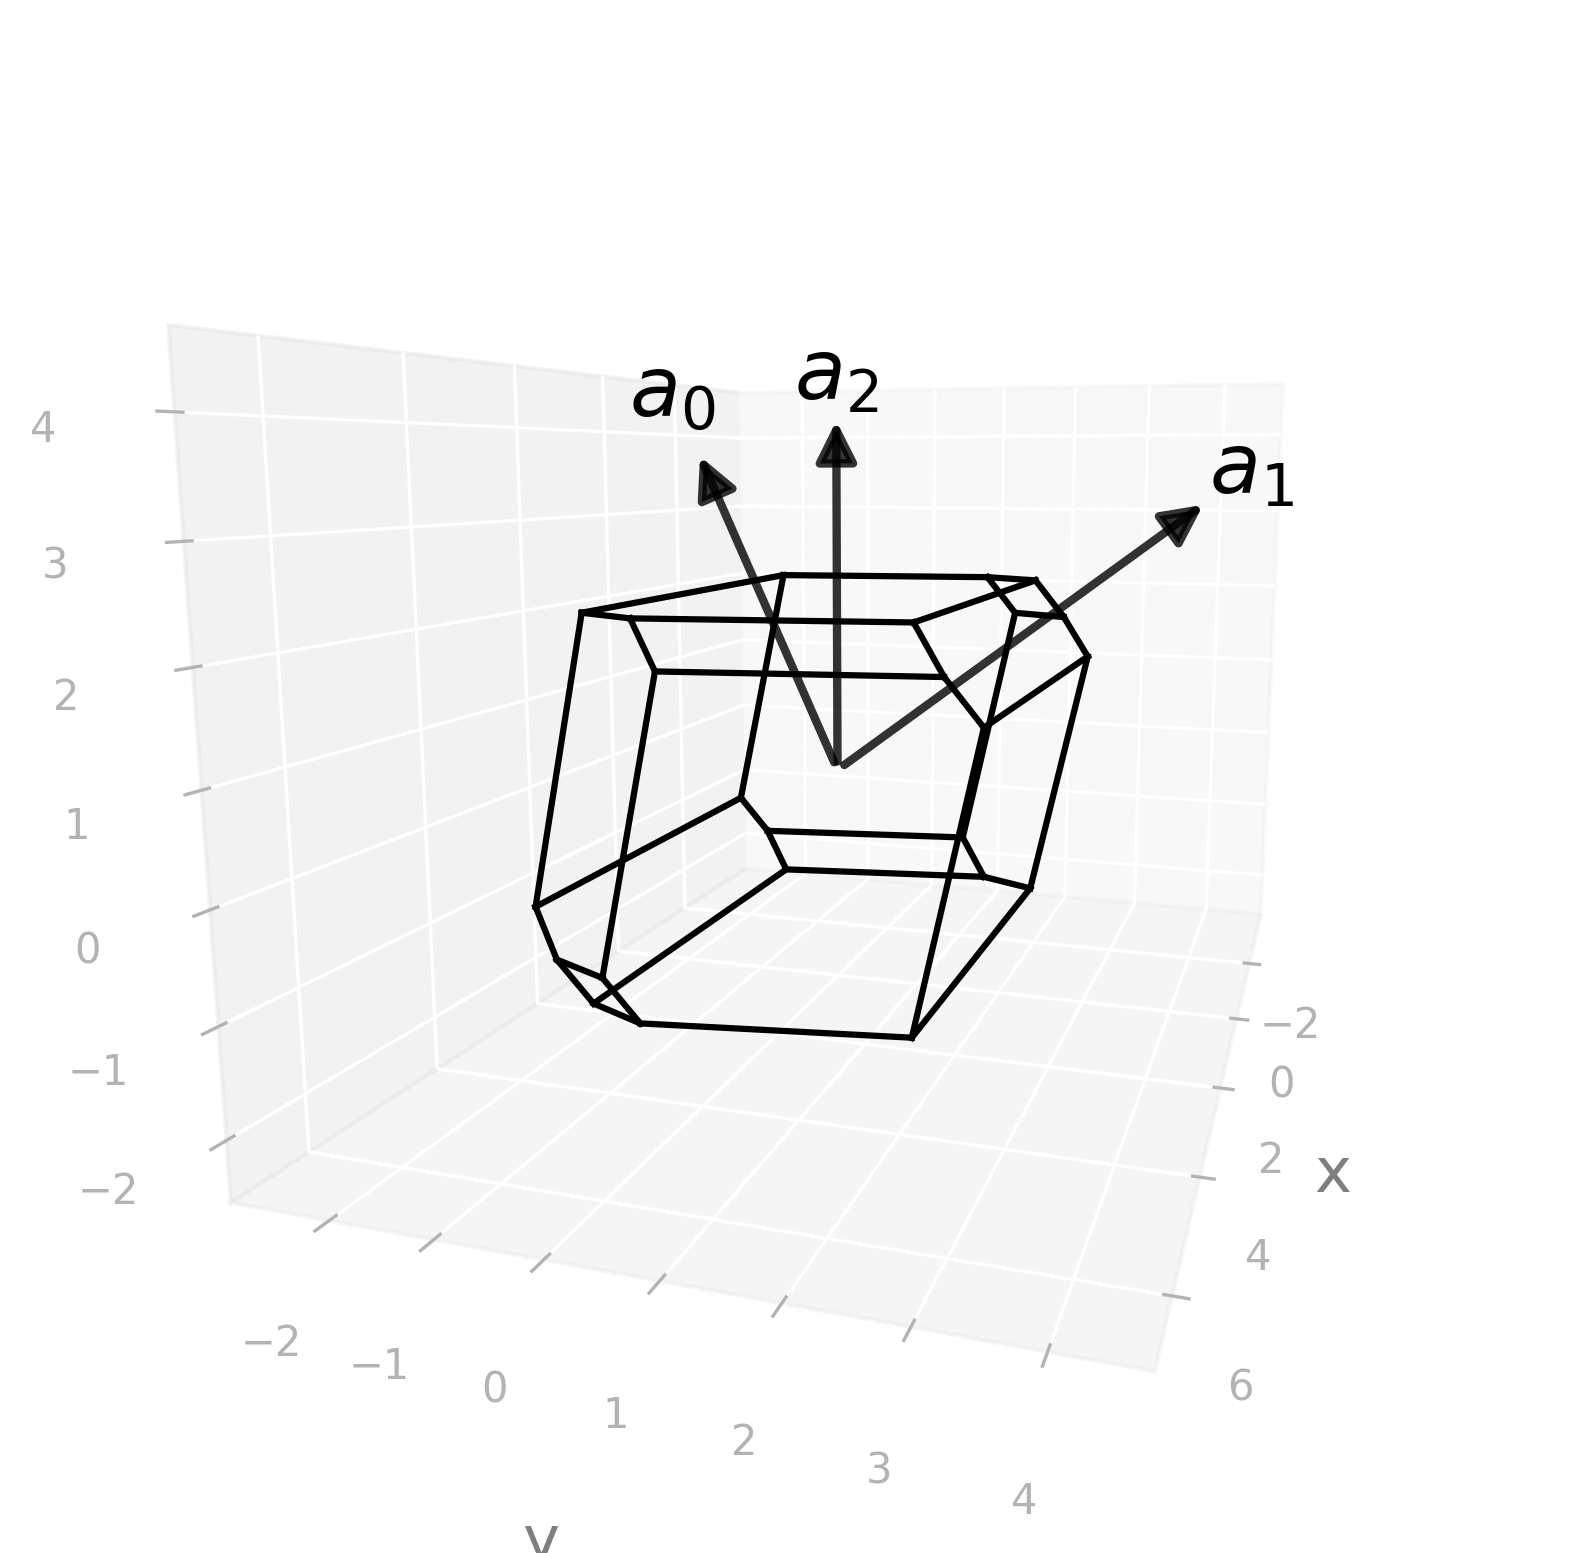

This figure's Python source:
import radtools as rad

l = rad.lattice_example("TRI1a")
backend = rad.PlotlyBackend()
backend.plot(l, kind="wigner-seitz")
# Save an image:
backend.save("tri1a_wigner-seitz.png")
# Interactive plot:
backend.show()
